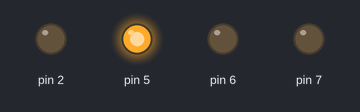
Bench run of a sketch on a simulated Arduino Uno, built with avr-gcc and run on an emulated ATmega328P. Shown: output pins drawn as LEDs (lit = HIGH).

Above: at 2.5 s.
At 6.5 s:
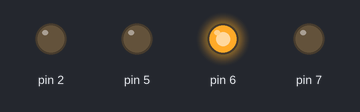
At 10.5 s:
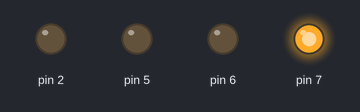
At 15.5 s:
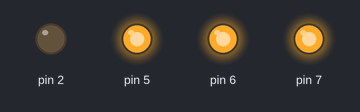
Timing chart, 0 to 23.4 s (numbered marks = the images above):
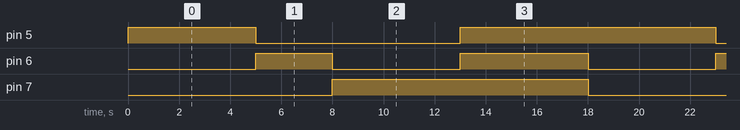

Measured:
- by itself, pin 5: repeats every 18.0 s: LOW 8.0 s, HIGH 10.0 s
- by itself, pin 6: repeats every 18.0 s: LOW 5.0 s, HIGH 5.0 s, LOW 5.0 s, HIGH 3.0 s
- by itself, pin 7: alternates HIGH for 10.0 s and LOW for 8.0 s

The sketch:

TrafficLight.ino
```cpp
void setup() {
  // put your setup code here, to run once:
  pinMode(5, OUTPUT);
  pinMode(6, OUTPUT);
  pinMode(7, OUTPUT);
  pinMode(2, OUTPUT);
}

void loop() {
  // put your main code here, to run repeatedly:

  digitalWrite(5, HIGH);
  delay(5000);
  digitalWrite(5, LOW);
  digitalWrite(6, HIGH);
  delay(3000);
  digitalWrite(6, LOW);
  digitalWrite(7, HIGH);
  delay(5000);
  digitalWrite(7, LOW);

  int button = digitalRead(2);
  if(button == LOW) {
    digitalWrite(5, HIGH);
    digitalWrite(6, HIGH);
    digitalWrite(7, HIGH);
    delay(5000);
    digitalWrite(5, LOW);
    digitalWrite(6, LOW);
    digitalWrite(7, LOW);
  }


}
```
